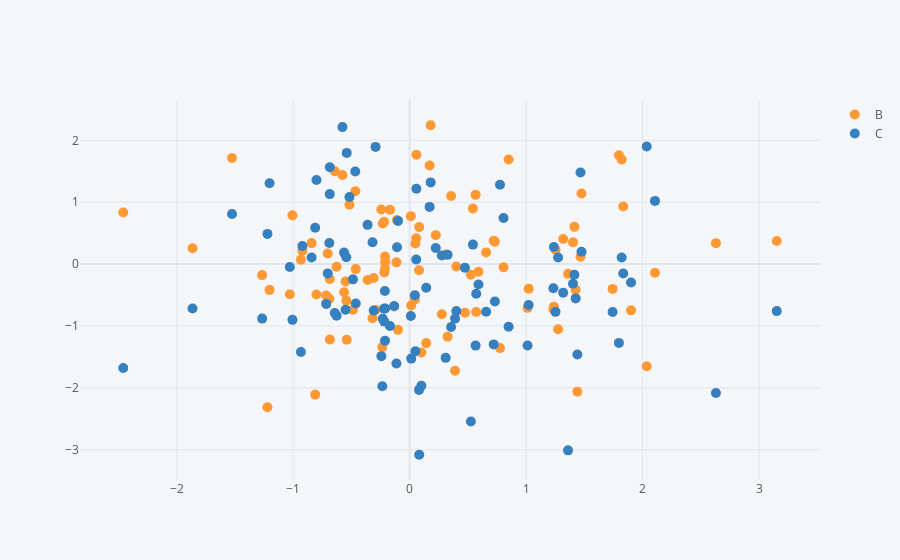

The cell this chart's notebook holds for it:
### Markdown cell above
## Scatter

### Code cell
df.iplot(kind='scatter',x='A',y=['B','C'],mode='markers',size=10)
